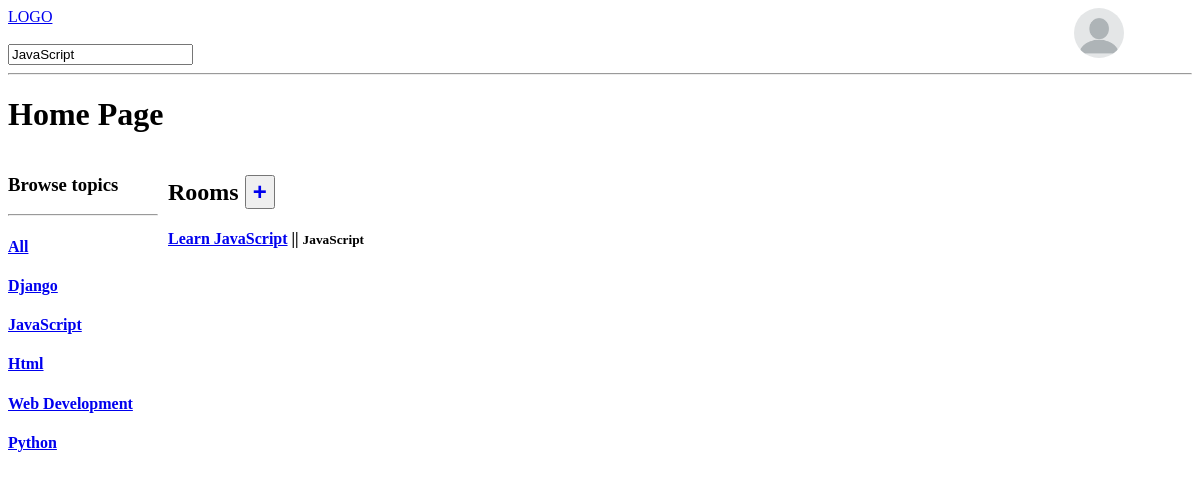
The page /?q=JavaScript (signed in) on the database its author committed.
### base/models.py (models this page shows, shortened)
class Topic(models.Model):
    name = models.CharField(max_length=64)
    def __str__(self) -> str:
        return self.name

class Room(models.Model):
    host  = models.ForeignKey(User, on_delete = models.CASCADE)
    name = models.CharField(max_length=64)
    description = models.CharField(max_length=300, null=True, blank=True)
    topic = models.ForeignKey(to=Topic, on_delete=models.SET_NULL, null=True, blank=True)
    updated =models.DateTimeField(auto_now=True)
    created =models.DateTimeField(auto_now_add=True)
    class Meta:
        ordering = ['-created']

### base/views.py (the view)
# urls.py: path('', home, name='home'),
def home(request):
    query = request.GET.get('q')
    topics = Topic.objects.all()
    if query:
        rooms = Room.objects.filter(topic__name__icontains = query)
        return render(request, 'base/home.html', context={'rooms': rooms, 'topics': topics, 'query':query})
    else:
        rooms = Room.objects.all()
    return render(request, 'base/home.html', context={'rooms': rooms, 'topics': topics})

### base/templates/base/home.html (shortened to what this page needs)
{% extends 'main.html' %}
{% block content %}
<h1>Home Page</h1>
<div class="home-container">
    <div class="home-sidebar">
        <h3>Browse topics</h3>
        <hr>
        <h4><a href="{% url 'home' %}">All</a></h4>
        {% for topic in topics %}
            <h4><a href="{% url 'home' %}?q={{topic.name}}">{{topic.name}}</a></h4>
        {% endfor %}
    </div>
    <div class="home-main">
        <h2>Rooms <button style="padding: 5;"><a style="text-decoration: none; font-size: 24px; padding: 0;" href="/create-room"><b>&#43;</b></a></button></h2>
        <div>
            {% if rooms %}
            {% for room in rooms %}
            <h4>
                <a href="/room/{{room.id}}">{{room.name}}</a>
                {% if room.topic %}
                <span>||</span>
                <small>{{room.topic}}</small>
                {% endif %}
            </h4>
            {% endfor %}
            {% else %}
                <h4>-No rooms available-</h4>
            {% endif %}
        </div>
    </div>
</div>
{% endblock %}

### base/templates/base/home.html (style rules this page uses)
.home-container { display: grid; grid-template-columns: 1fr 7fr; column-gap: 10px; }
.home-sidebar { min-width: 150px; }

### rows shown on the page
Topic: name "Django"
Topic: name "JavaScript"
Topic: name "Html"
Topic: name "Web Development"
Topic: name "Python"
Room: name "Learn JavaScript", topic "JavaScript"
